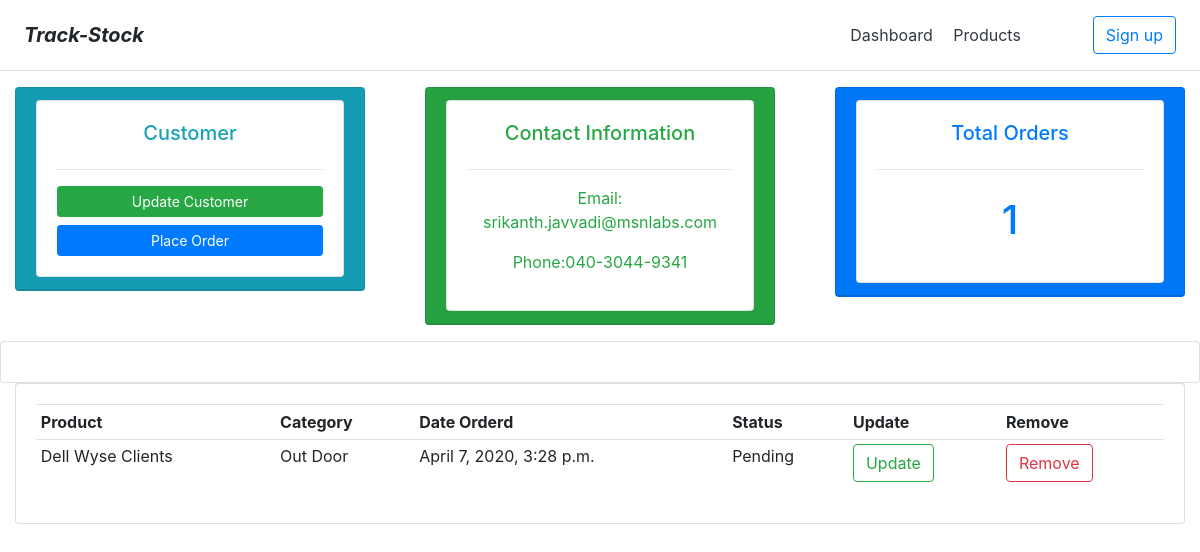
The app's page /customer/1/, older data.
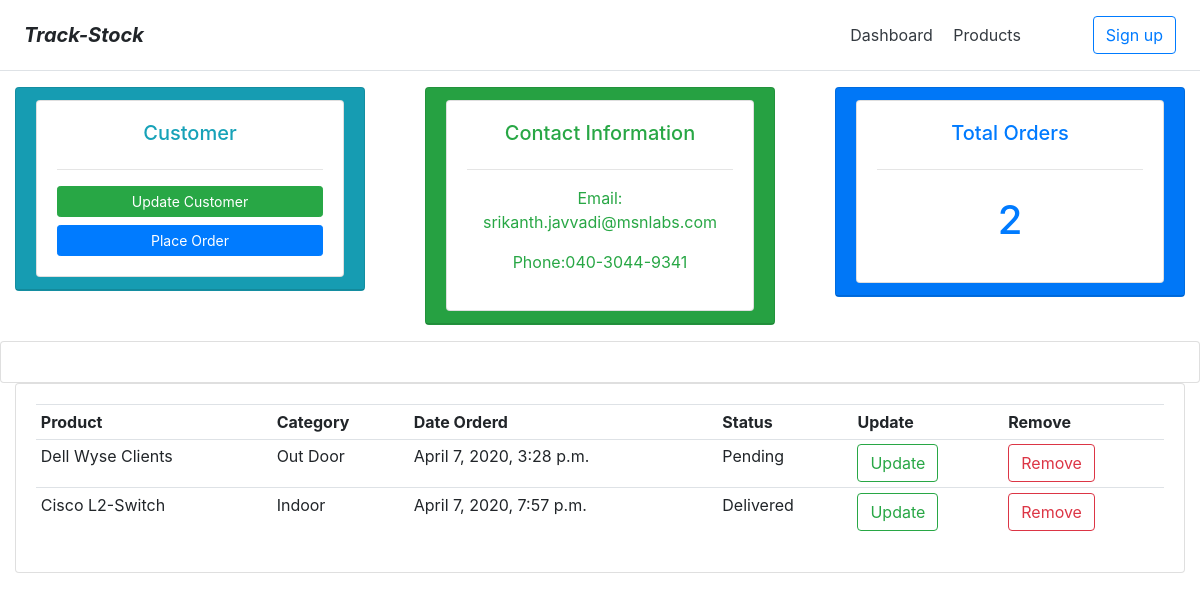
The same page, newer data.
### inv/models.py (models this page shows, shortened)
class Order(models.Model):
    STATUS = (
            ('Pending', 'Pending'),
            ('Out for Delivery', 'Out for Delivery'),
            ('Delivered', 'Delivered'),
            )
    customer = models.ForeignKey(Customer, null=True, on_delete = models.SET_NULL)
    product = models.ForeignKey(Product, null=True, on_delete = models.SET_NULL)
    date_created = models.DateTimeField(auto_now_add=True, null=True)
    status = models.CharField(max_length=200, null=True, choices=STATUS)

class Product(models.Model):
    CATEGORY = (
            ('Indoor', 'Indoor'),
            ('Out Door', 'Out Door'),
            )
    name = models.CharField(max_length=200, null=True)
    stock = models.CharField(max_length=8, null=True)
    category = models.CharField(max_length=200, null=True, choices=CATEGORY)
    description = models.CharField(max_length=200, null=True)
    date_created = models.DateTimeField(auto_now_add=True, null=True)
    tags = models.ManyToManyField(Tag)
    def __str__(self):
        return self.name

### inv/views.py (the view)
# urls.py: path('customer/<str:pk_test>/', views.customer, name="customer"),
def customer(request, pk_test):
    customer = Customer.objects.get(id=pk_test)
    orders = customer.order_set.all()
    orders_count = orders.count()
    context = {'customer':customer, 'orders':orders, 'orders_count':orders_count}
    return render(request, 'customer.html', context)

### inv/templates/customer.html (shortened to what this page needs)
{% extends 'main.html' %}
{% block content %}
<div class="row">
    <div class="col">
        <div class="col-md">
            <div class="card text-info text-center bg-info  mb-3">
                <div class="card-header">
                    <div class="card card-body">
                        <h5>Customer</h5>
                        <hr>
                        <a class="btn btn-success btn-sm btn-block" href="#">Update Customer</a>
                        <a class="btn btn-primary btn-sm btn-block" href="{% url 'create_order' customer.id %}">Place Order</a>
                    </div>
                </div>
            </div>
        </div>
    </div>
    <div class="col">
        <div class="col-md">
            <div class="card text-success text-center bg-success mb-3" >
                <div class="card-header">
                    <div class="card card-body">
                        <h5>Contact Information</h5>
                        <hr>
                        <p>Email: {{customer.email}}</p>
                        <p>Phone:{{customer.phone}}</p>
                    </div>
                </div>
            </div>
        </div>
    </div>
    <div class="col">
        <div class="col-md">
            <div class="card text-primary text-center bg-primary  mb-3">
                <div class="card-header">
                    <div class="card card-body">
                        <h5>Total Orders</h5>
                        <hr>
                        <h1 style="text-align: center;padding: 10px">{{orders_count}}</h1>
                    </div>
                </div>
            </div>
        </div>
    </div>
</div>
<div class="row">
    <div class="col">
        <div class="card card-body">
        </div>
    </div>
</div>
<div class="row">
    <div class="col">
        <div class="col-md">
            <div class="card card-body">
                <table class="table table-sm">
                    <tr>
                        <th>Product</th>
                        <th>Category</th>
                        <th>Date Orderd</th>
                        <th>Status</th>
                        <th>Update</th>
                        <th>Remove</th>
                    </tr>
                    {% for order in orders %}
                    <tr>
                        <td>{{order.product}}</td>
                        <td>{{order.product.category}}</td>
                        <td>{{order.date_created}}</td>
                        <td>{{order.status}}</td>
                        <td><a type="button" class="btn btn-outline-success" href="#">Update</a></td>
                        <td><a type="button" class="btn btn-outline-danger" href="#">Remove</a></td>
                    </tr>
                    {% endfor %}
                </table>
            </div>
        </div>
    </div>
</div>
{% endblock %}

Row changes from the older to the newer data that the page shows:
added Order: product "Cisco L2-Switch", product.category "Indoor", date_created "April 7, 2020, 7:57 p.m.", status "Delivered"
Text that changed along with them:
{{ orders_count }}: "1" → "2"
